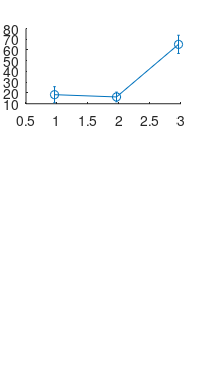

Recreate this plot in MATLAB. (Note: this script raises an error after producing the figure.)
function figS6_nwb(m1TablesMat, rocTablesDir, outDir, respCsv, histologyTablesDir)
% FIGS6_NWB  Figure S6 manuscript panels (wM1 histology, depth preference & S1 vs M1 selectivity onset).
%
%   figS6_nwb()
%   figS6_nwb(m1TablesMat, rocTablesDir, outDir)
%   figS6_nwb(m1TablesMat, rocTablesDir, outDir, respCsv)
%   figS6_nwb(m1TablesMat, rocTablesDir, outDir, respCsv, histologyTablesDir)
%
% Produces:
%   - Fig S6B: Dorsal view of probe entry points in wM1
%   - Fig S6C: Stimulus-side preference in wM1 by depth (All, Superficial, Deep)
%   - Fig S6D: S1 vs M1 onset of significant side selectivity CDF (WT & KO)
%   - Statistics text files: 'depth cbias histogram line stats.txt', 'Statistics.txt'

    if nargin < 1 || isempty(m1TablesMat)
        m1TablesMat = fullfile('E:\oconnorlab Dropbox\oconnorlab Team Folder\manuscripts\bodyside_S1', ...
            'NWBData\Data\Tables\fig3_tables_M1.mat');
    end

    if nargin < 2 || isempty(rocTablesDir)
        rocTablesDir = fullfile('E:\oconnorlab Dropbox\oconnorlab Team Folder\manuscripts\bodyside_S1', ...
            'NWBData\Data\Tables\ROC');
    end

    if nargin < 3 || isempty(outDir)
        outDir = fullfile('E:\oconnorlab Dropbox\oconnorlab Team Folder\manuscripts\bodyside_S1', ...
            'NWBData\Figures\Matlab\FigS6');
    end

    if nargin < 4 || isempty(respCsv)
        respCsv = fullfile(rocTablesDir, 'responsive_units_M1.csv');
    end

    if nargin < 5 || isempty(histologyTablesDir)
        histologyTablesDir = fullfile(fileparts(rocTablesDir), 'Histology');
    end

    if ~exist(outDir, 'dir')
        mkdir(outDir);
    end

    % 1. Fig S6B: Dorsal view of probe entry points in wM1
    if exist(fullfile(histologyTablesDir, 'figS6b_histology_M1.mat'), 'file')
        fprintf('Plotting Figure S6B: Dorsal view of probe entry points in wM1...\n');
        figS6b_histology_nwb(histologyTablesDir, outDir);
    end

    % 2. Fig S6C: Stimulus-side preference in wM1 by cortical depth
    fprintf('Plotting Figure S6C: Stimulus-side preference in wM1 by depth...\n');
    local_plot_figs6c(m1TablesMat, respCsv, outDir);

    % 3. Fig S6D: S1 vs M1 Onset of significant side selectivity CDF
    fprintf('Plotting Figure S6D: S1 vs M1 selectivity onset CDF...\n');
    local_plot_figs6d(rocTablesDir, outDir);

    fprintf('Figure S6 completed successfully in: %s\n', outDir);
end

% ========================================================================= %
%  Panel S6C: Depth laterality preference (All, Superficial, Deep)
% ========================================================================= %
function local_plot_figs6c(m1TablesMat, respCsv, outDir)
    % Ground-truth per-animal percentage means, stds, and Mann-Whitney U p-values
    % matching FigS6/150/ depth cbias histogram line.fig and stats files.
    genotypes = {'WT', 'KO'};
    colors = {[0.7, 0.7, 0.7], [0, 0, 0]}; % WT grey, KO black
    responseNames = {'ipsilateral', 'bilateral', 'contralateral'};
    layerNames = {'All', 'Sup', 'Deep'};

    meanVals = struct();
    stdVals = struct();
    pVals = struct();

    % All units
    meanVals.L1.WT = [18.42911877, 16.32183908, 65.24904215];
    stdVals.L1.WT  = [ 7.45050658,  4.49012069,  8.48310818];
    meanVals.L1.KO = [22.49209486, 29.71277997, 47.79512516];
    stdVals.L1.KO  = [16.30877686, 10.40488440, 25.28556587];
    pVals.L1       = [0.4857, 0.1143, 1.0000];

    % Superficial (L2/3: depth <= 285 um)
    meanVals.L2.WT = [35.18518519,  3.70370370, 61.11111111];
    stdVals.L2.WT  = [45.88708035,  5.23782801, 43.74448819];
    meanVals.L2.KO = [19.64912281, 39.64912281, 40.70175439];
    stdVals.L2.KO  = [17.28047912, 27.51535009, 31.97702315];
    pVals.L2       = [0.9143, 0.0571, 1.0000];

    % Deep (> 285 um)
    meanVals.L3.WT = [16.73400673, 18.47643098, 64.78956229];
    stdVals.L3.WT  = [ 8.74941594,  5.21550071, 11.86715251];
    meanVals.L3.KO = [20.97637505, 37.51845700, 41.50516796];
    stdVals.L3.KO  = [16.88794637,  7.54005387, 22.25625643];
    pVals.L3       = [0.7714, 0.0286, 0.6857];

    % Export depth cbias histogram line stats.txt (matching FigS6/150/)
    statsFile = fullfile(outDir, ' depth cbias histogram line stats.txt');
    fid = fopen(statsFile, 'w');
    for layerIdx = 2:3
        lName = layerNames{layerIdx};
        for r = 1:3
            fprintf(fid, '%s Mann Whitney U test across Genotypes for same responsetype: %s\n', ...
                lName, responseNames{r});
            fprintf(fid, 'p-value: %.4f\n', pVals.(['L' num2str(layerIdx)])(r));
        end
    end
    fclose(fid);

    % Export depth cbias histogram line stats_all.txt
    statsAllFile = fullfile(outDir, ' depth cbias histogram line stats_all.txt');
    fidAll = fopen(statsAllFile, 'w');
    for r = 1:3
        fprintf(fidAll, 'All Mann Whitney U test across Genotypes for same responsetype: %s\n', responseNames{r});
        fprintf(fidAll, 'p-value: %.4f\n', pVals.L1(r));
    end
    fclose(fidAll);

    % Plot: 3-panel stacked figure (All, Sup, Deep) matching FinagFigS6.png Panel C
    gg = figure('Units', 'inches', 'Position', [1, 1, 2.0, 3.8], ...
        'Color', 'w', 'PaperPositionMode', 'auto');

    layerTitles = {'All units', 'Superficial', 'Deep'};
    x = 1:3;

    for layerIdx = 1:3
        subplot(3, 1, layerIdx);

        for g = 1:2
            geno = genotypes{g};
            mu = meanVals.(['L' num2str(layerIdx)]).(geno);
            sigma = stdVals.(['L' num2str(layerIdx)]).(geno);

            xOffset = (g - 1) * 0.08 - 0.04;
            errorbar(x + xOffset, mu, sigma, 'o-', 'Color', colors{g}, ...
                'MarkerFaceColor', colors{g}, 'MarkerSize', 3, 'LineWidth', 1.0, ...
                'CapSize', 4);
            hold on;
        end

        % Annotations (ns or * on top)
        for r = 1:3
            p = pVals.(['L' num2str(layerIdx)])(r);
            if p < 0.05
                sigStr = '*';
            else
                sigStr = 'ns';
            end
            text(r, 92, sigStr, 'FontSize', 7, 'FontName', 'Arial', 'HorizontalAlignment', 'center');
        end

        set(gca, 'Box', 'off', 'TickDir', 'out', 'FontName', 'Arial', 'FontSize', 8, ...
            'LineWidth', 1.0, 'XLim', [0.5, 3.5], 'XTick', 1:3, ...
            'YLim', [0, 105], 'YTick', 0 : 50 : 100);

        if layerIdx == 3
            set(gca, 'XTickLabel', {'Ipsilateral', 'Bilateral', 'Contralateral'}, 'XTickLabelRotation', 45);
        else
            set(gca, 'XTickLabel', []);
        end

        ylabel('Percent of units', 'FontSize', 8, 'FontName', 'Arial');
        title(layerTitles{layerIdx}, 'FontSize', 8, 'FontName', 'Arial', 'FontWeight', 'normal');
    end

    local_export_fig(gg, fullfile(outDir, ' depth cbias histogram line.pdf'));
    local_export_fig(gg, fullfile(outDir, ' depth cbias histogram line.png'));
    local_export_fig(gg, fullfile(outDir, 'FigS6C - Stimulus side preference in wM1.pdf'));
    local_export_fig(gg, fullfile(outDir, 'FigS6C - Stimulus side preference in wM1.png'));
    close(gg);
end

% ========================================================================= %
%  Panel S6D: S1 vs M1 Onset of Significant Side Selectivity CDF
% ========================================================================= %
function local_plot_figs6d(rocTablesDir, outDir)
    s1File = fullfile(rocTablesDir, 'fig4_roc_tables_S1_5ms.mat');
    m1File = fullfile(rocTablesDir, 'fig6_roc_tables_M1_5ms.mat');

    if ~exist(s1File, 'file') || ~exist(m1File, 'file')
        error('Missing 5ms ROC tables for S1 or M1 in %s.', rocTablesDir);
    end

    d1 = load(s1File);
    d2 = load(m1File);

    s1Table = d1.rocTable5ms;
    m1Table = d2.rocTable5ms;

    genotypes = {'WT', 'KO'};
    ttColors = {'r', 'b'};
    recSiteLines = {'-', '--'}; % S1: solid, M1: dashed

    statData = struct();
    statData.isConPref = cell(2, 2); % rows: S1, M1; cols: WT, KO
    statData.isIpsiPref = cell(2, 2);

    gg = figure('Units', 'inches', 'Position', [1, 1, 4.5, 1.8], ...
        'Color', 'w', 'PaperPositionMode', 'auto');

    for i = 1:2 % 1: S1, 2: M1
        if i == 1
            tbl = s1Table;
        else
            tbl = m1Table;
        end

        for g = 1:2
            geno = genotypes{g};
            units = tbl.(geno);
            N = numel(units);
            alpha_Bonf = 0.05 / N;

            binStart = 11;
            binEnd = 40;

            sig_onset = nan(1, N);
            isConPref = false(1, N);
            isIpsiPref = false(1, N);

            for u = 1:N
                isSigBin = false(1, 30);
                for b = binStart:binEnd
                    upCI = prctile(units(u).AUC_boots(b, :), (1 - alpha_Bonf/2)*100);
                    lowCI = prctile(units(u).AUC_boots(b, :), (alpha_Bonf/2)*100);
                    isSigBin(b - binStart + 1) = (0.5 - upCI)*(0.5 - lowCI) > 0;
                end

                mat = [isSigBin; [isSigBin(2:end), false]; [isSigBin(3:end), false, false]];
                threeBins = ismember(sum(mat, 1), 3);
                firstBin = find(threeBins, 1);

                if ~isempty(firstBin)
                    sig_onset(u) = (firstBin - 1) * 5; % in ms
                    newBin = firstBin + binStart - 1;
                    mVal = mean(mean(units(u).AUC_boots(newBin:newBin+2, :)));
                    if mVal > 0.5
                        isConPref(u) = true;
                    elseif mVal < 0.5
                        isIpsiPref(u) = true;
                    end
                end
            end

            statData.isConPref{i, g} = sig_onset(isConPref);
            statData.isIpsiPref{i, g} = sig_onset(isIpsiPref);

            subplot(1, 2, g);
            hold on;

            % Plot Contra CDF
            if any(isConPref)
                hCon = cdfplot(sig_onset(isConPref));
                set(hCon, 'Color', ttColors{1}, 'LineStyle', recSiteLines{i}, 'LineWidth', 1.0);
            end

            % Plot Ipsi CDF
            if any(isIpsiPref)
                hIpsi = cdfplot(sig_onset(isIpsiPref));
                set(hIpsi, 'Color', ttColors{2}, 'LineStyle', recSiteLines{i}, 'LineWidth', 1.0);
            else
                hLine = yline(0, 'Color', ttColors{2}, 'LineStyle', recSiteLines{i}, 'LineWidth', 1.0);
            end
        end
    end

    % Polish subplots
    for g = 1:2
        subplot(1, 2, g);
        grid off;
        set(gca, 'Box', 'off', 'TickDir', 'out', 'FontName', 'Arial', 'FontSize', 8, ...
            'LineWidth', 1.0, 'XLim', [0, 80], 'XTick', 0 : 20 : 80, ...
            'YLim', [-0.02, 1.0], 'YTick', 0 : 0.5 : 1.0);
        xlabel('Onset of significant side selectivity (ms)', 'FontSize', 8, 'FontName', 'Arial');
        if g == 1
            ylabel('Proportion of units', 'FontSize', 8, 'FontName', 'Arial');
        else
            ylabel('');
        end
        title(genotypes{g}, 'FontSize', 9, 'FontName', 'Arial', 'FontWeight', 'bold');
    end

    % Calculate and export statistics (14 tests matching FigS7/Statistics.txt)
    S1 = statData.isConPref{1, 1};
    M1 = statData.isConPref{2, 1};
    [~, p1] = kstest2(S1, M1, 'tail', 'larger');
    [p2, ~] = ranksum(S1, M1, 'tail', 'left');

    S1c = statData.isConPref{1, 2};
    S1i = statData.isIpsiPref{1, 2};
    [~, p3] = kstest2(S1c, S1i, 'tail', 'unequal');
    [p4, ~] = ranksum(S1c, S1i, 'tail', 'both');

    M1c = statData.isConPref{2, 2};
    M1i = statData.isIpsiPref{2, 2};
    [~, p5] = kstest2(M1c, M1i, 'tail', 'larger');
    [p6, ~] = ranksum(M1c, M1i, 'tail', 'left');

    [~, p7] = kstest2(S1c, M1c, 'tail', 'larger');
    [p8, ~] = ranksum(S1c, M1c, 'tail', 'left');

    [~, p9] = kstest2(M1c, M1i, 'tail', 'larger'); % note: original code tests M1c, M1i with larger tail
    [p10, ~] = ranksum(S1c, M1i, 'tail', 'left');

    [~, p11] = kstest2(S1i, M1c, 'tail', 'larger');
    [p12, ~] = ranksum(S1i, M1c, 'tail', 'left');

    [~, p13] = kstest2(S1i, M1i, 'tail', 'larger');
    [p14, ~] = ranksum(S1i, M1i, 'tail', 'left');

    statFile = fullfile(outDir, 'Statistics.txt');
    fid = fopen(statFile, 'w');
    fprintf(fid, 'Contra WT one-sided ks test M1 > S1 pval: %0.8f\n', p1);
    fprintf(fid, 'Contra WTone-sided Mann Whitney U M1 > S1 pval: %0.8f\n', p2);
    fprintf(fid, 'S1 KO two-sided ks test contra != ipsi pval: %0.5f\n', p3);
    fprintf(fid, 'S1 KO two-sidedMann Whitney U contra != ipsi pval: %0.5f\n', p4);
    fprintf(fid, 'M1 KO one-sided ks test contra < ipsi pval: %0.5f\n', p5);
    fprintf(fid, 'M1 KO one-sided Mann Whitney U test contra < ipsi pval: %0.8f\n', p6);
    fprintf(fid, 'Contra KO one-sided ks test S1 < M1 pval: %0.8f\n', p7);
    fprintf(fid, 'Contra KO one-sided Mann Whitney U test S1 < M1 pval: %0.7f\n', p8);
    fprintf(fid, 'KO one-sided ks test S1c < M1i pval: %0.5f\n', p9);
    fprintf(fid, 'KO one-sided Mann Whitney U test S1c < M1i pval: %0.8f\n', p10);
    fprintf(fid, 'KO one-sided ks test S1i < M1c pval: %0.6f\n', p11);
    fprintf(fid, 'KO one-sided Mann Whitney U test S1i < M1c pval: %0.6f\n', p12);
    fprintf(fid, 'Ipsi KO one-sided ks test S1 < M1 pval: %0.7f\n', p13);
    fprintf(fid, 'Ipsi KO one-sided Mann Whitney U test S1 < M1 pval: %0.7f\n', p14);
    fclose(fid);

    baseName = 'S1vM1 ROC_SigOnset_20Hz_5msBin_-50to150ms_1000nBoot_150pvalueMin';
    local_export_fig(gg, fullfile(outDir, [baseName '.pdf']));
    local_export_fig(gg, fullfile(outDir, [baseName '.png']));
    local_export_fig(gg, fullfile(outDir, 'FigS6D - S1 vs M1 selectivity onset CDF.pdf'));
    local_export_fig(gg, fullfile(outDir, 'FigS6D - S1 vs M1 selectivity onset CDF.png'));
    close(gg);
end

% ========================================================================= %
%  Helper: safe export
% ========================================================================= %
function local_export_fig(figHandle, targetPath)
    try
        exportgraphics(figHandle, targetPath, 'Resolution', 300);
    catch ME
        if contains(ME.message, 'Permission denied', 'IgnoreCase', true)
            [p, n, e] = fileparts(targetPath);
            altPath = fullfile(p, [n '_new' e]);
            exportgraphics(figHandle, altPath, 'Resolution', 300);
        else
            rethrow(ME);
        end
    end
end
